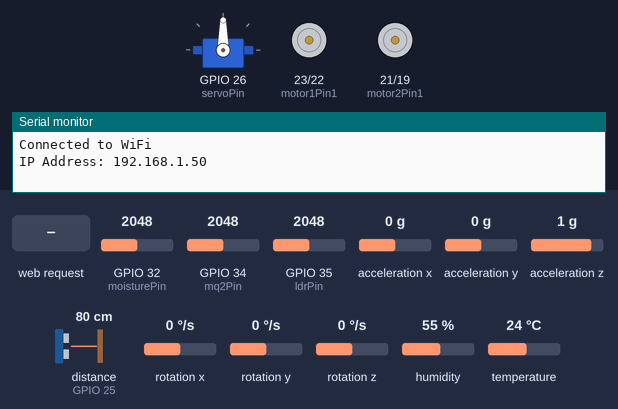
The sketch below on a simulated ESP32. On the bench: servo, motor-driver pin pairs drawn as motors (green arrow = first pin HIGH = forward, orange = second pin HIGH = backward, longer = more drive, scaled by the enable pin), the last lines printed to the serial monitor. Wiring (inferred from the names in the program): ultrasonic range finder: trigger GPIO 33; echo GPIO 25. The inputs (shaded band) are chosen by the test bench; at power-on: distance to the obstacle (sensor on GPIO 25) 80 cm, GPIO 32 (moisturePin) = 2048, GPIO 34 (mq2Pin) = 2048, GPIO 35 (ldrPin) = 2048, acceleration x 0 g, acceleration y 0 g, acceleration z 1 g, rotation x 0 °/s, rotation y 0 °/s, rotation z 0 °/s, humidity 55 %, temperature 24 °C. The echo pulse lasts 58.3 µs per cm; WiFi joins after 1.5 s; servers stay silent unless stated.

Above: at 2.7 s.
2.8 s: HTTP request GET /forward received
At 4.0 s:
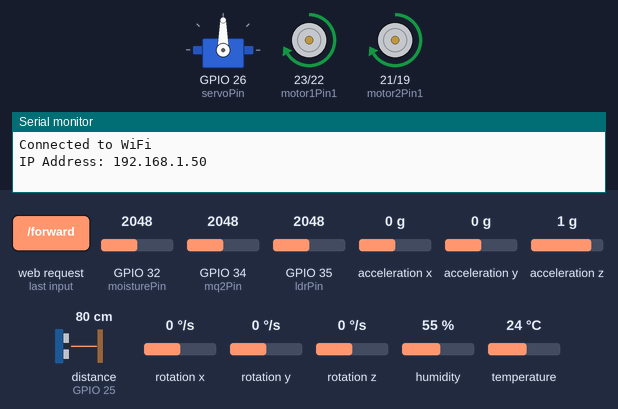
4.3 s: HTTP request GET /servo?dir=down received
6.9 s: HTTP request GET /backward?dir=down received
At 7.3 s:
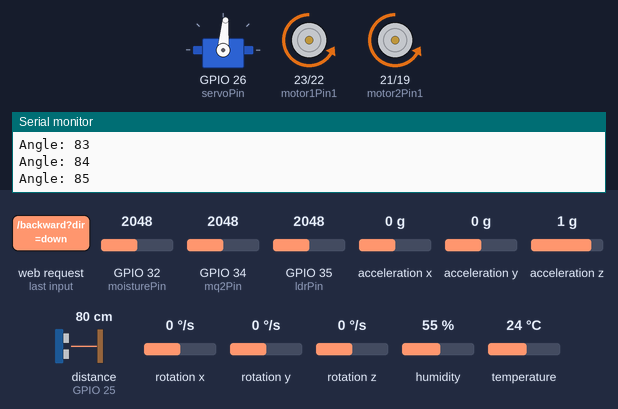
8.4 s: HTTP request GET /servo?dir=up received
At 11.1 s:
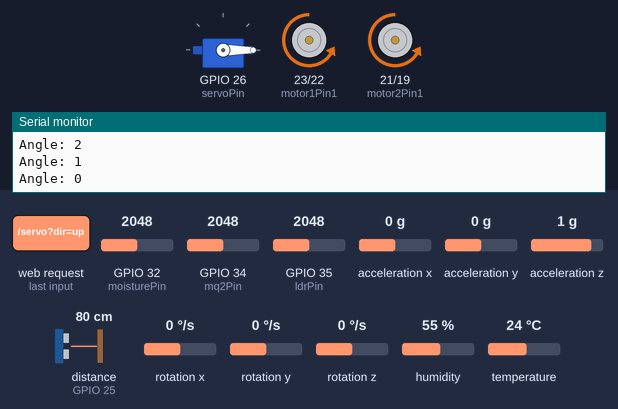
11.9 s: distance to the obstacle (sensor on GPIO 25) set to 5 cm
15.5 s: distance to the obstacle (sensor on GPIO 25) set to 2 cm
At 16.5 s:
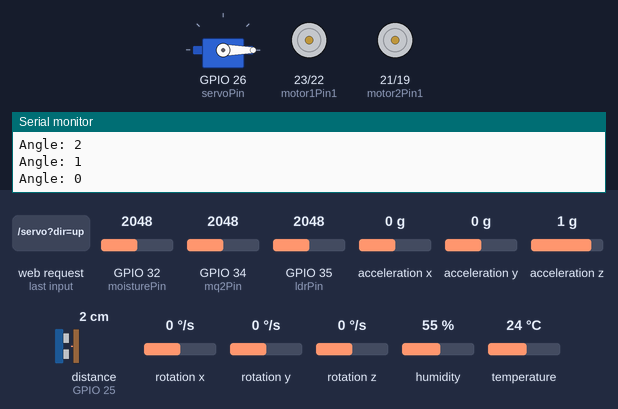
Timing chart, 0 to 18.2 s (numbered marks = the images above; inputs shaded):
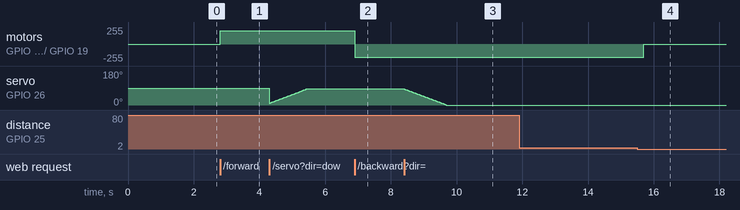

The sketch:

robot.ino
```cpp
#include <WiFi.h>
#include <WebServer.h>
#include <Wire.h>
#include <DHT.h>
#include <MPU6050.h>
#include <math.h>
#include <TinyGPS++.h>
#include <HardwareSerial.h>
#include <ESP32Servo.h>

// Motor pins
const int motor1Pin1 = 23;
const int motor1Pin2 = 22;
const int motor2Pin1 = 21;
const int motor2Pin2 = 19;
const int ena=2;
const int enb=15;

Servo myServo;
const int servoPin = 26;  // Connect your servo signal pin here

TinyGPSPlus gps;
HardwareSerial gpsSerial(1);  // Use UART1 on ESP32

#define RXD2 16
#define TXD2 17

// hc-sr04
#define TRIG_PIN 33
#define ECHO_PIN 25
#define MAX_DISTANCE_CM 400.0
#define MIN_VALID_DISTANCE_CM 2.0
unsigned long obstacleCheckInterval = 100; // Check every 100 ms
unsigned long lastObstacleCheck = 0;
// kalman filter
class Kalman {
  public:
    Kalman(float q = 0.125, float r = 4, float p = 1, float initial_value = 0) {
      this->q = q;
      this->r = r;
      this->p = p;
      this->x = initial_value;
    }

    float filter(float measurement) {
      // prediction update
      p = p + q;

      // measurement update
      float k = p / (p + r);
      x = x + k * (measurement - x);
      p = (1 - k) * p;

      return x;
    }

  private:
    float q; // process noise covariance
    float r; // measurement noise covariance
    float p; // estimation error covariance
    float x; // value
};
Kalman kalman;
Kalman kalmanDist;


// motor speed
int speed1=200;
int speed2=200;

// DHT Sensor settings
#define DHTPIN 4
#define DHTTYPE DHT11
DHT dht(DHTPIN, DHTTYPE);

// MQ2 settings
const int mq2Pin = 34;
// moisture pin
const int moisturePin = 32;
int moistureValue;
// LDR settings
const int ldrPin = 35;

// Wi-Fi credentials
const char* ssid = "Prakash 2g";
const char* password = "P1rakash@*#1";

WebServer server(80);
MPU6050 mpu;

// Timer variables
unsigned long lastSensorReadTime = 0;
const unsigned long sensorReadInterval = 800; // 100 ms
float lastTime = 0; // Last time the loop was executed

// Sensor data structure
struct SensorData {
  float temperature;
  float humidity;
  int mq2Value;
  int ldrValue;
  int moisture;
  float latitude;
  float longitude;
  float pitch;
  float roll;
  float yaw;
};

SensorData sensorData;

void setup() {
  Serial.begin(115200);
  myServo.attach(servoPin);
  server.on("/servo", HTTP_GET, []() {
  String dir = server.arg("dir");
  if (dir == "down") {
    servo_down();
    server.send(200, "text/plain", "Moved Down");
  } else if (dir == "up") {
    servo_up();
    server.send(200, "text/plain", "Moved Up");
  } else {
    server.send(400, "text/plain", "Invalid Command");
  }
});
  // Initialize motors
  pinMode(motor1Pin1, OUTPUT);
  pinMode(motor1Pin2, OUTPUT);
  pinMode(motor2Pin1, OUTPUT);
  pinMode(motor2Pin2, OUTPUT);
  pinMode(ena,OUTPUT);
  pinMode(enb,OUTPUT);
  // distance pin setup
  pinMode(TRIG_PIN, OUTPUT);
  pinMode(ECHO_PIN, INPUT);
  // Initialize DHT sensor
  dht.begin();
  // gps value
   gpsSerial.begin(9600, SERIAL_8N1, RXD2, TXD2);
  // Connect to Wi-Fi
  WiFi.begin(ssid, password);
  while (WiFi.status() != WL_CONNECTED) {
    delay(100);
  }
  Serial.println("Connected to WiFi");
  Serial.print("IP Address: ");
  Serial.println(WiFi.localIP());

  // Initialize I2C for MPU6050
  Wire.begin(18, 5);
  mpu.initialize();
  if (!mpu.testConnection()) {
    Serial.println("MPU6050 connection failed");
  }

  // Define web server routes
  server.on("/forward", HTTP_GET, moveForward);
  server.on("/backward", HTTP_GET, moveBackward);
  server.on("/left", HTTP_GET, turnLeft);
  server.on("/right", HTTP_GET, turnRight);
  server.on("/stop", HTTP_GET, stop);
  server.on("/getSensorData", HTTP_GET, getSensorData);
  server.on("/setSpeed1", HTTP_GET, setSpeed1);
  server.on("/setSpeed2", HTTP_GET, setSpeed2);
  server.on("/",handleRoot);
  server.begin();
}

void loop() {
  server.handleClient();

  if (millis() - lastSensorReadTime >= sensorReadInterval) {
    updateSensorData();
    lastSensorReadTime = millis();
  }

  checkObstacleAndStop(); // 👈 call added here
}


void updateSensorData() {
  // Read the value from the LDR
  sensorData.ldrValue = analogRead(ldrPin);
  // read moisture value
  sensorData.moisture=analogRead(moisturePin);
  // Read the value from the MQ-2 sensor
  sensorData.mq2Value = analogRead(mq2Pin);

  // Read DHT sensor readings
  sensorData.temperature = dht.readTemperature();
  sensorData.humidity = dht.readHumidity();
    // ---- [ GPS READING ] ----
if (gps.location.isValid()) {
    sensorData.latitude = gps.location.lat();
    sensorData.longitude = gps.location.lng();
} else {
    sensorData.latitude = 0;
    sensorData.longitude = 0;
}
  // Check if any reads failed
  if (isnan(sensorData.humidity) || isnan(sensorData.temperature)) {
    Serial.println("Failed to read from DHT sensor!");
    return;  // Exit if reading fails
  }

  // Read accelerometer and gyroscope values
  int16_t ax, ay, az;
  int16_t gx, gy, gz;
  mpu.getMotion6(&ax, &ay, &az, &gx, &gy, &gz);

  // Calculate pitch and roll from accelerometer
  sensorData.pitch = atan2(ay, az) * 180.0 / M_PI;
  sensorData.roll = atan2(ax, az) * 180.0 / M_PI;

  // Simple integration of yaw
  float currentTime = millis();
  float dt = (currentTime - lastTime) / 1000;  // Convert to seconds
  sensorData.yaw += (gz / 131.0) * dt;  // Update yaw
  lastTime = currentTime;
}

// Handle root request
void handleRoot() {
  server.send(200, "text/html", R"rawliteral(
<head>
    <meta charset="UTF-8">
    <meta name="viewport" content="width=device-width, initial-scale=1.0">
    <title>NATERIDA</title>
    <style>
        body {
            margin: 0;
            padding: 0;
            font-family: 'Courier New', monospace;
            background-color: #000;
            background-image: linear-gradient(to right, rgba(255, 0, 0, 0.2), rgba(0, 255, 0, 0.2), rgba(0, 0, 255, 0.2));
            background-size: 200% 200%;
            animation: gradientAnimation 8s ease infinite;
            color: #fff;
            display: flex;
            flex-direction: column;
            align-items: center;
            justify-content: flex-start;
            height: 100vh;
            overflow-y: auto;
            text-shadow: 0 0 20px rgba(255, 255, 255, 0.8);
        }

        @keyframes gradientAnimation {
            0% { background-position: 0% 50%; }
            50% { background-position: 100% 50%; }
            100% { background-position: 0% 50%; }
        }

        .header {
            display: flex;
            align-items: center;
            margin: 20px 0;
            flex-direction: column;
        }

        h1 {
            font-size: 3em;
            animation: flicker 1s infinite;
            margin: 0;
            color: #00ff00;
        }

        @keyframes flicker {
            0% { opacity: 1; }
            50% { opacity: 0.7; }
            100% { opacity: 1; }
        }

        .footer {
            font-size: 1em;
            animation: hackerEffect 1s infinite;
            color: #00ffff;
        }

        @keyframes hackerEffect {
            0%, 100% { opacity: 0.8; }
            50% { opacity: 1; }
        }

        .button {
            background-color: rgba(0, 0, 0, 0.8);
            border: 2px solid #00ff00;
            color: #00ff00;
            padding: 15px 25px;
            margin: 5px;
            transition: background-color 0.4s, transform 0.4s, box-shadow 0.4s;
            cursor: pointer;
            border-radius: 12px;
            box-shadow: 0 0 15px #00ff00, 0 0 30px #00ff00, 0 0 45px #00ff00;
            font-size: 1.5em;
            min-width: 100px;
            animation: pulse 1s infinite alternate;
        }

        @keyframes pulse {
            0% { transform: scale(1); }
            100% { transform: scale(1.1); }
        }

        .button:hover {
            background-color: rgba(0, 255, 0, 0.5);
            transform: scale(1.1);
            box-shadow: 0 0 25px #00ff00, 0 0 50px #00ff00, 0 0 75px #00ff00;
        }

        .control-container {
            border: 2px solid #00ff00;
            padding: 20px;
            border-radius: 12px;
            margin: 10px;
            text-align: center;
            width: 90%;
            background-color: rgba(0, 0, 0, 0.6);
            box-shadow: 0 0 20px #00ff00;
        }

        #cube-container {
            margin: 10px;
            border: 2px solid #00ff00;
            padding: 20px;
            border-radius: 12px;
            display: flex;
            flex-direction: column;
            align-items: center;
            width: 90%;
            background-color: rgba(0, 0, 0, 0.6);
            box-shadow: 0 0 20px #00ff00;
        }

        #cube {
            width: 80px;
            height: 80px;
            background: rgba(255, 165, 0, 0.7);
            position: relative;
            transform-style: preserve-3d;
            transition: transform 0.1s;
            box-shadow: 0 0 20px rgba(255, 165, 0, 0.7);
        }

        .face {
            position: absolute;
            width: 80px;
            height: 80px;
            background: rgba(255, 0, 0, 0.7);
            border: 1px solid #fff;
        }

        .front { transform: translateZ(40px); }
        .back { transform: rotateY(180deg) translateZ(40px); }
        .left { transform: rotateY(-90deg) translateZ(40px); }
        .right { transform: rotateY(90deg) translateZ(40px); }
        .top { transform: rotateX(90deg) translateZ(40px); }
        .bottom { transform: rotateX(-90deg) translateZ(40px); }

        #angles { margin-top: 10px; font-size: 1.2em; color: #00ff00; }
        #sensor-data { margin-top: 10px; font-size: 1em; text-align: center; color: #00ff00; width: 90%; }
        .sensor-title { font-weight: bold; margin-bottom: 10px; animation: fadeIn 1s; }

        @keyframes fadeIn { from { opacity: 0; } to { opacity: 1; } }

        .sensor-table {
            width: 100%;
            border-collapse: collapse;
            margin-top: 10px;
        }

        .sensor-table th, .sensor-table td {
            border: 2px solid #00ff00;
            padding: 10px;
            text-align: center;
            background-color: rgba(0, 255, 0, 0.2);
        }

        footer { position: absolute; bottom: 10px; }

        .direction-buttons {
            display: flex;
            flex-direction: column;
            align-items: center;
            width: 100%;
        }

        .direction-buttons .button-row {
            display: flex;
            justify-content: center;
            flex-direction: row;
        }

        @media (max-width: 600px) {
            h1 { font-size: 2.5em; }
            .button { font-size: 1em; }
            #angles { font-size: 1em; }
        }
        #speed-inputs{
           border: 2px solid #00ff00;
            padding: 20px;
            border-radius: 12px;
            margin: 10px;
            text-align: center;
            width: 90%;
            background-color: rgba(0, 0, 0, 0.6);
            box-shadow: 0 0 20px #00ff00;
        }
        #morse-code{
            border: 2px solid #00ff00;
            padding: 20px;
            border-radius: 12px;
            margin: 10px;
            text-align: center;
            width: 90%;
            background-color: rgba(0, 0, 0, 0.6);
            box-shadow: 0 0 20px #00ff00;
        }
    </style>
    <script>
        setInterval(function() {
            fetch('/getSensorData').then(response => response.json()).then(data => {
                document.getElementById('temp').innerText = data.temperature.toFixed(1);
                document.getElementById('humidity').innerText = data.humidity.toFixed(1);
                document.getElementById('ldr').innerText = data.ldrValue;
                document.getElementById('mq2').innerText = data.mq2Value;
                document.getElementById('moist').innerText = data.moisture;
                document.getElementById('lati').innerText = data.latitude;
                document.getElementById('longi').innerText = data.longitude;
                document.getElementById('pitch').innerText = data.pitch.toFixed(1);
                document.getElementById('roll').innerText = data.roll.toFixed(1);
                document.getElementById('yaw').innerText = data.yaw.toFixed(1);
                updateCube(data.pitch, data.roll, data.yaw);

            });
        }, 1000);  // Update every second

        function setMotorSpeed(motor,speed) {
            fetch('/setSpeed' + motor + '?speed=' + speed);
        }

        function updateCube(pitch, roll, yaw) {
            const cube = document.getElementById('cube');
            cube.style.transform = 'rotateX(' + pitch + 'deg) rotateY(' + roll + 'deg) rotateZ(' + yaw + 'deg)';
        }

        function moveRobot(direction) {
            fetch('/' + direction);
        }
        function sendServoCommand(direction) {
  fetch(`/servo?dir=${direction}`)
    .then(response => response.text())
    .then(data => console.log('Servo:', data))
    .catch(err => console.error('Servo command failed:', err));
}

    </script>
</head>
<body>
    <div class='header'>
        <h1>NATERIDA</h1>
        <div class='footer'>Developed by TIWARI</div>
    </div>
    <div id='sensor-data'>
        <div class='sensor-title'>Sensor Values</div>
        <table class='sensor-table'>
            <tr><th>DHT11 Temperature</th><th>DHT11 Humidity</th></tr>
            <tr><td><span id='temp'>0</span> °C</td><td><span id='humidity'>0</span> %</td></tr>
            <tr><th>LDR Value</th><th>MQ2 Value</th></tr>
            <tr><td><span id='ldr'>0</span></td><td><span id='mq2'>0</span></td></tr>
             <tr><th>Moisture</th><th>Distance</th></tr>
            <tr><td><span id='moist'>0</span></td><td><span id='dist'>next version</span></td></tr>
             <tr><th>Latitude</th><th>Longitude</th></tr>
            <tr><td><span id='lati'>0</span></td><td><span id='longi'>0</span></td></tr>
        </table>
    </div>
    <div class='control-container'>
        <h2>Direction Control</h2>
        <div class='direction-buttons'>
            <div class='button-row'>
                <button class='button' onclick="moveRobot('backward')">↓</button>
            </div>
            <div class='button-row'>
                <button class='button' onclick="moveRobot('left')">←</button>
                <div style='width: 30px;'></div>
                <button class='button' onclick="moveRobot('stop')">Stop</button>
                <div style='width: 30px;'></div>
                <button class='button' onclick="moveRobot('right')">→</button>
            </div>
            <div class='button-row'>
                <button class='button' onclick="moveRobot('forward')">↑</button>
            </div>
        </div>
    </div>
    <div id='cube-container'>
        <h2>Robot Orientation</h2>
        <div class='cube' id='cube'>
            <div class='face front'></div>
            <div class='face back'></div>
            <div class='face left'></div>
            <div class='face right'></div>
            <div class='face top'></div>
            <div class='face bottom'></div>
        </div>
        <div id='angles'>
            <p>Pitch: <span id='pitch'>0</span>°</p>
            <p>Roll: <span id='roll'>0</span>°</p>
            <p>Yaw: <span id='yaw'>0</span>°</p>
        </div>
    </div>
     <div id="speed-inputs">
        <h2>Motor Speed Control</h2>
        <form onsubmit="event.preventDefault(); setMotorSpeed(1, document.getElementById('speed1').value); setMotorSpeed(2, document.getElementById('speed2').value);">
            <label for="speed1">Motor 1 Speed: </label>
            <input type="number" id="speed1" min="0" max="255" value="200">
            <label for="speed2">Motor 2 Speed: </label>
            <input type="number" id="speed2" min="0" max="255" value="200">
            <input type="submit" value="Set Speed">
        </form>
    </div>
   <div class="speed-inputs">
  <h3>Servo Control</h3>
  <button onclick="sendServoCommand('up')">⬆️ Up</button>
  <button onclick="sendServoCommand('down')">⬇️ Down</button>
</div>

</body>
</html>
)rawliteral");
}

// Control motor functions
void moveForward() {
  analogWrite(ena, speed1);
  analogWrite(enb, speed2);
  digitalWrite(motor1Pin1, HIGH);
  digitalWrite(motor1Pin2, LOW);
  digitalWrite(motor2Pin1, HIGH);
  digitalWrite(motor2Pin2, LOW);
  server.send(200, "text/html", "<h1>Moving Forward</h1><a href=\"/stop\">Stop</a>");
}

void moveBackward() {
  analogWrite(ena, speed1);
  analogWrite(enb, speed2);
  digitalWrite(motor1Pin1, LOW);
  digitalWrite(motor1Pin2, HIGH);
  digitalWrite(motor2Pin1, LOW);
  digitalWrite(motor2Pin2, HIGH);
  server.send(200, "text/html", "<h1>Moving Backward</h1><a href=\"/stop\">Stop</a>");
}

void turnLeft() {
  analogWrite(ena, speed1);
  analogWrite(enb, speed2);
  digitalWrite(motor1Pin1, LOW);
  digitalWrite(motor1Pin2, HIGH);
  digitalWrite(motor2Pin1, HIGH);
  digitalWrite(motor2Pin2, LOW);
  server.send(200, "text/html", "<h1>Turning Left</h1><a href=\"/stop\">Stop</a>");
}

void turnRight() {
  analogWrite(ena, speed1);
  analogWrite(enb, speed2);
  digitalWrite(motor1Pin1, HIGH);
  digitalWrite(motor1Pin2, LOW);
  digitalWrite(motor2Pin1, LOW);
  digitalWrite(motor2Pin2, HIGH);
  server.send(200, "text/html", "<h1>Turning Right</h1><a href=\"/stop\">Stop</a>");
}

void stop() {
  analogWrite(ena, 0);
  analogWrite(enb, 0);
  digitalWrite(motor1Pin1, LOW);
  digitalWrite(motor1Pin2, LOW);
  digitalWrite(motor2Pin1, LOW);
  digitalWrite(motor2Pin2, LOW);
  server.send(200, "text/html", "<h1>Car Stopped</h1><a href=\"/\">Home</a>");
}
void setSpeed1() {
    if (server.hasArg("speed")) {
        speed1 = server.arg("speed").toInt();
    }
    server.send(200, "text/plain", "Speed1 set to " + String(speed1));
}

void setSpeed2() {
    if (server.hasArg("speed")) {
        speed2 = server.arg("speed").toInt();
    }
    server.send(200, "text/plain", "Speed2 set to " + String(speed2));
}
void servo_down(){
  for (int angle = 10; angle <= 85; angle++) {
    myServo.write(angle);
    Serial.print("Angle: ");
    Serial.println(angle);
    delay(15);  // Adjust speed
  }
}
void servo_up(){
     for (int angle = 85; angle >= 0; angle--) {
    myServo.write(angle);
    Serial.print("Angle: ");
    Serial.println(angle);
    delay(15);  // Adjust speed
  }
}

float pingSensorFast() {
  digitalWrite(TRIG_PIN, LOW);
  delayMicroseconds(2);
  digitalWrite(TRIG_PIN, HIGH);
  delayMicroseconds(10);
  digitalWrite(TRIG_PIN, LOW);

  long duration = pulseIn(ECHO_PIN, HIGH, 15000);  // 15ms timeout
  float distance = duration * 0.0343 / 2.0;

  if (distance < MIN_VALID_DISTANCE_CM || distance > MAX_DISTANCE_CM) {
    return -1.0f;
  }

  return distance;
}

void checkObstacleAndStop() {
  if (millis() - lastObstacleCheck >= obstacleCheckInterval) {
    lastObstacleCheck = millis();
    float rawDist = pingSensorFast();
    if (rawDist > 0) {
      float smoothed = kalmanDist.filter(rawDist);
      if (smoothed < 4.0) {
        stop();  // This is your existing stop() function
      }
    }
  }
}

void getSensorData() {
  String jsonResponse = "{";
  jsonResponse += "\"temperature\":" + String(sensorData.temperature, 2) + ",";
  jsonResponse += "\"humidity\":" + String(sensorData.humidity, 2) + ",";
  jsonResponse += "\"ldrValue\":" + String(sensorData.ldrValue) + ",";
  jsonResponse += "\"mq2Value\":" + String(sensorData.mq2Value) + ",";
  jsonResponse += "\"moisture\":" + String(sensorData.moisture) + ","; // FIXED: distanc -> distance
  jsonResponse += "\"latitude\":" + String(sensorData.latitude, 6) + ",";
  jsonResponse += "\"longitude\":" + String(sensorData.longitude, 6) + ",";
  jsonResponse += "\"pitch\":" + String(sensorData.pitch, 2) + ",";
  jsonResponse += "\"roll\":" + String(sensorData.roll, 2) + ",";
  jsonResponse += "\"yaw\":" + String(sensorData.yaw, 2);
  jsonResponse += "}";

  server.send(200, "application/json", jsonResponse);
}
```

Measured:
- the behaviour switches between 4 and 3 cm on distance to the obstacle (sensor on GPIO 25) (found by bisection; images 3 and 4)
- after the input at 2.8 s, motor on GPIO 23 (motor1Pin1) / GPIO 22 (motor1Pin2), motor on GPIO 21 (motor2Pin1) / GPIO 19 (motor2Pin2): stopped → forward 200/255 at once
- after the input at 6.9 s, motor on GPIO 23 (motor1Pin1) / GPIO 22 (motor1Pin2), motor on GPIO 21 (motor2Pin1) / GPIO 19 (motor2Pin2): forward 200/255 → backward 200/255 at once
- after the input at 8.4 s, servo on GPIO 26 (servoPin): moves from 85° to 0° over 1.3 s, starting at once
- after the input at 11.9 s, every drawn part: stays the same
- after the input at 15.5 s, motor on GPIO 23 (motor1Pin1) / GPIO 22 (motor1Pin2), motor on GPIO 21 (motor2Pin1) / GPIO 19 (motor2Pin2): backward 200/255 → stopped after 0.20 s
